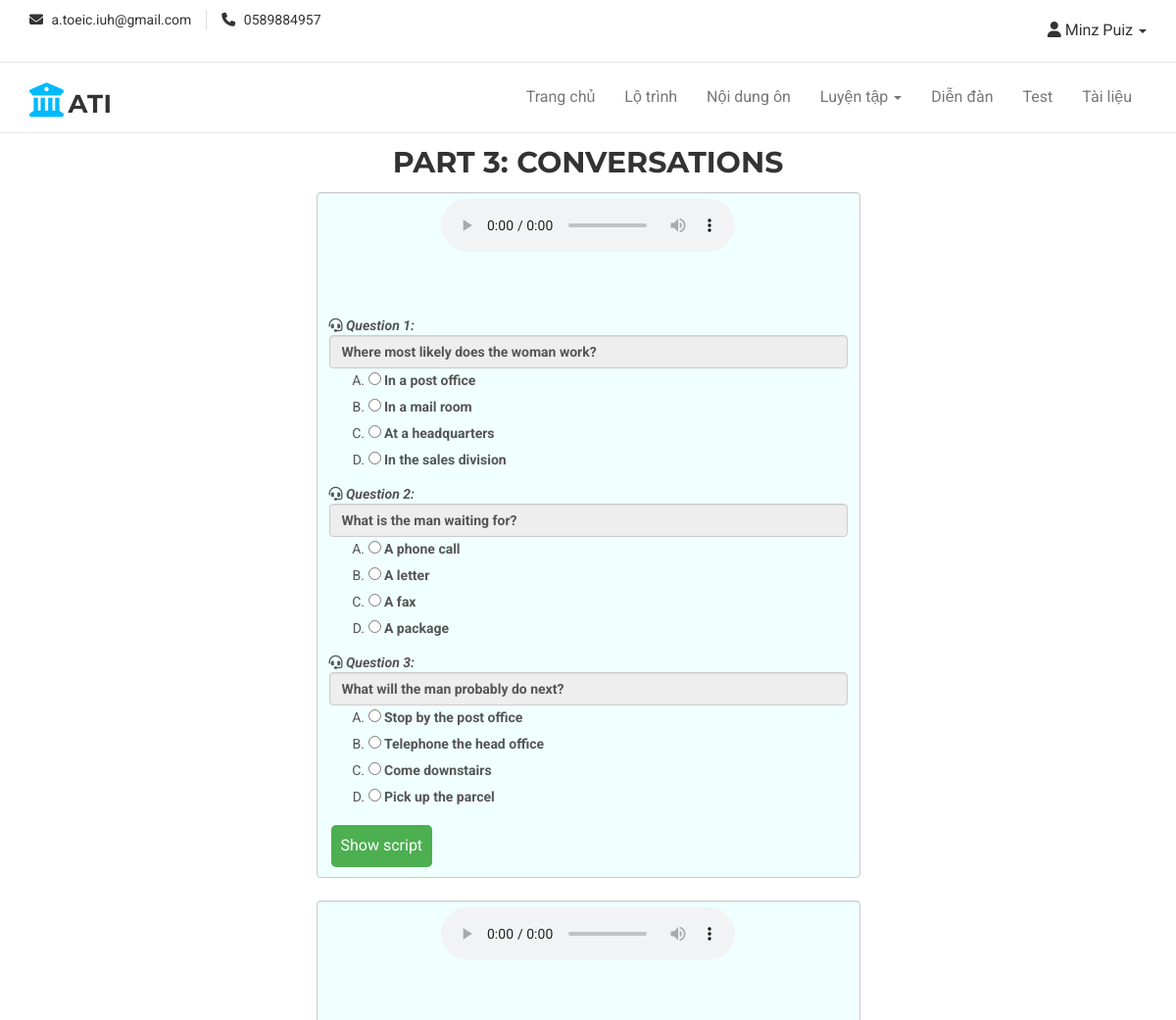
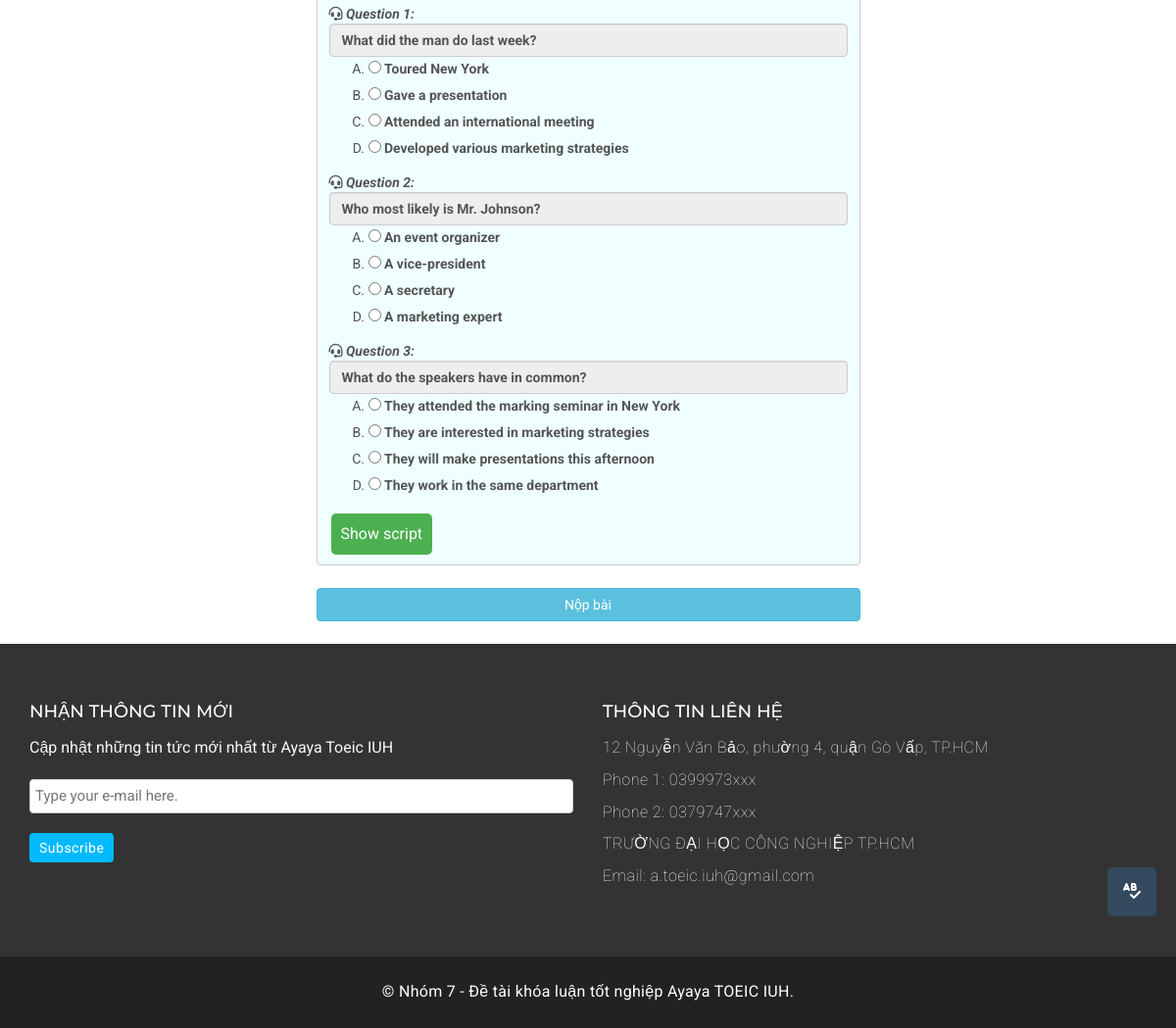
Screenshot of /view/Test1_L3.php (signed in) with the database file from the repository (2 pictures, top to bottom).
### tables this page shows
CREATE TABLE `doanvan` (
  `MaDV` varchar(10) NOT NULL,
  `MaPartDV` varchar(10) DEFAULT NULL,
  `NoidungDV` varchar(3000) DEFAULT NULL,
  `hinhanh` varchar(255) DEFAULT NULL
);

CREATE TABLE `noidungon` (
  `MaCH` bigint(20) NOT NULL,
  `MaPart` varchar(10) NOT NULL,
  `Cauhoi` longtext NOT NULL,
  `DapanA` varchar(200) NOT NULL,
  `DapanB` varchar(200) NOT NULL,
  `DapanC` varchar(200) NOT NULL,
  `DapanD` varchar(200) NOT NULL,
  `DapanDung` varchar(200) NOT NULL,
  `MaDV` varchar(10) DEFAULT NULL,
  `Hinh` varchar(256) DEFAULT NULL,
  `script` text DEFAULT NULL,
  `route_level` int(10) DEFAULT NULL
);

### model/mch.php (called while the page is built, shortened)
<?php
    class mCH
    {
        function loadingl3($madv)
        {
            $conn=mysqli_connect('localhost','ayayatoe','tP94l7nyXH(9#B','ayayatoe_toeic');
		    mysqli_set_charset($conn ,'utf8');
            if($conn)
            {
                $sql = "select * from noidungon where MaPart = 'L3' and MaDV = '$madv'";
                $qr = mysqli_query($conn,$sql);
                return $qr;
            }
            else
            {
                return false;
            }
        }
        function xuatNDDV_L3()
        {
            $conn=mysqli_connect('localhost','ayayatoe','tP94l7nyXH(9#B','ayayatoe_toeic');
		    mysqli_set_charset($conn ,'utf8');
            if($conn)
            {
                $sql = "select * from doanvan where MaPartDV = 'L3' ORDER BY RAND() LIMIT 2 ";
                $qr = mysqli_query($conn,$sql);
                return $qr;
            }
            else
            {
                return false;
            }
        }
        function script_L3($madv)
        {
            $conn=mysqli_connect('localhost','ayayatoe','tP94l7nyXH(9#B','ayayatoe_toeic');
		    mysqli_set_charset($conn ,'utf8');
            if($conn)
            {
                $sql = "select script, MaDV from noidungon where MaPart = 'L3' and MaDV = '$madv'";
                $qr = mysqli_query($conn,$sql);
                return $qr;
            }
            else
            {
                return false;
            }
        }
    }
?>

### controller/cch.php (called while the page is built, shortened)
<?php
    include('../model/mch.php');
    class cCH
    {
        function loadl3($madv)
        {
            $p= new mCH();
            $r = $p->loadingl3($madv);
            return $r;
        }
        function xuatDV_L3()
        {
            $p= new mCH();
            $r = $p->xuatNDDV_L3();
            return $r;
        }
        function xuat_script_L3($madv)
        {
            $p=new mCH();
            $r=$p->script_L3($madv);
            return $r;
        }
    }
?>

### view/Test1_L3.php (the view, shortened to what this page needs)
<?php
    include('header.php');
    if($_SESSION['vt']=='QTHT')
    {
        echo '<script>alert("Bạn không được cấp quyền này !")</script>';
        echo '<script>window.location.href="../Admin/index.php"</script>';
    }
    elseif($_SESSION['vt']=='QLTL')
    {
        echo '<script>alert("Bạn không được cấp quyền này !")</script>';
        echo '<script>window.location.href="index.php"</script>';
    }
    else
    {
        include('../controller/cch.php');
        $p=new cCH();
        $hien=$p->xuatDV_L3();
?>
<!DOCTYPE html>
<html lang="en">
<head>
    <link rel="stylesheet" href="../assets/css/practice/dictionary.css">
    <link rel="stylesheet" href="https://cdnjs.cloudflare.com/ajax/libs/font-awesome/6.3.0/css/all.min.css">
</head>
<body>
    <div class="container">
        <div id="myPopup">
        </div>
        <div class="row">
            <div class="col-md-3"></div>
            <div class="col-md-6">
                <form action="" method="post">
                    <h2 style="text-align: center; margin: 10px;">PART 3: CONVERSATIONS</h2>
                    <?php
                        if(mysqli_num_rows($hien)>0)
                        {
                            while($row=mysqli_fetch_assoc($hien))
                            {
                            $count = 1;
                            $xuat = $p->loadl3($row['MaDV']);
                    ?>      <div style="height: 100%; background-color: azure;" class="form-control">
                                <div style="text-align: center;" id="audximg">
                                    <audio controls src="../assets/audio/<?php echo $row['NoidungDV']; ?>" type="audio/mp3"></audio><br><br>
                                </div><br>
                                <?php
                                    while($cot=mysqli_fetch_assoc($xuat))
                                    {
                                ?>
                                       <i class="fa-solid fa-headset"></i> <b><i><?php echo 'Question'.' '.$count++.':'; ?></i></b>
                                       <b><input class="form-control" type="text" name="cauhoi" id="cauhoi" value="<?php echo $cot['Cauhoi']; ?>" readonly></b>
                                        <ol type="A">
                                            <li>
                                                <input type="radio" name="dapan_<?php echo $cot['MaCH']; ?>" id="dapan_<?php echo $cot['MaCH']; ?>" value="<?php echo $cot['DapanA']; ?>">
                                                <label for="dapan_<?php echo $cot['MaCH']; ?>"><?php echo $cot['DapanA']; ?></label>
                                            </li>
                                            <li>
                                                <input type="radio" name="dapan_<?php echo $cot['MaCH']; ?>" id="dapan_<?php echo $cot['MaCH']; ?>" value="<?php echo $cot['DapanB']; ?>">
                                                <label for="dapan_<?php echo $cot['MaCH']; ?>"><?php echo $cot['DapanB']; ?></label>
                                            </li>
                                            <li>
                                                <input type="radio" name="dapan_<?php echo $cot['MaCH']; ?>" id="dapan_<?php echo $cot['MaCH']; ?>" value="<?php echo $cot['DapanC']; ?>">
                                                <label for="dapan_<?php echo $cot['MaCH']; ?>"><?php echo $cot['DapanC']; ?></label>
                                            </li>
                                            <li>
                                                <input type="radio" name="dapan_<?php echo $cot['MaCH']; ?>" id="dapan_<?php echo $cot['MaCH']; ?>" value="<?php echo $cot['DapanD']; ?>">
                                                <label for="dapan_<?php echo $cot['MaCH']; ?>"><?php echo $cot['DapanD']; ?></label>
                                            </li>
                                        </ol>
                                <?php
                                    }
                                ?>
                                <?php
                                    $dude = $p->xuat_script_L3($row['MaDV']);
                                    while ($minz = mysqli_fetch_assoc($dude))
                                    {
                                        $id = 'modal-' . $minz['MaDV'];
                                        $madv = $minz['MaDV'];
                                ?>
                                <?php
                                    }
                                ?>
                                    <button type="button" class="my-button" data-toggle="modal" data-target="#<?php echo $id; ?>" data-id="<?php echo $madv; ?>">
                                        Show script
                                    </button>
                            </div><br>
                    <?php
                            }
                        }
                        else
                        {
                            echo 'Không có dữ liệu';
                        }
                    ?>
                    <button type="submit" name="gui" id="gui" class="btn btn-info btn-block">Nộp bài</button><br>
                    <button class="my-button-dictionary" type="button" class="btn btn-info" data-toggle="modal" data-target=".bd-example-modal-lg"><i class="fa-solid fa-spell-check fa-beat-fade"></i></button>
                </form>
            </div>
            <div class="col-md-3"></div>
        </div>
    </div>
<?php
    }
    include('footer.php');
?>
</body>
</html>

### assets/css/style.css (style rules this page uses)
body { background-color: #ffffff; font-family: "Roboto", sans-serif; color: #333333; font-size: 16px; overflow-x: hidden; }
h1, h2, h3, h4, h5, h6 { font-family: "Montserrat", sans-serif; }
h2 { font-size: 30px; font-weight: 700; line-height: 40px; margin: 0; }

### assets/css/practice/dictionary.css (style rules this page uses)
#myPopup, .my-button-dictionary { position: fixed; bottom: 110px; right: 18px; height: 50px; width: 50px; }

### view/Test1_L3.php (style rules this page uses)
.my-button { background-color: #4CAF50; border: none; color: white; padding: 10px; text-align: center; text-decoration: none; display: inline-block; font-size: 16px; margin: 4px 2px; cursor: pointer; border-radius: 5px; }
.my-button-dictionary { background-color: #34495e; color: white; border: none; padding: 10px; text-align: center; text-decoration: none; display: inline-block; margin: 4px 2px; cursor: pointer; border-radius: 5px; }

### rows the page displays
noidungon: cauhoi "Where most likely does the woman work?", DapanA "In a post office", DapanB "In a mail room", DapanC "At a headquarters", DapanD "In the sales division"
noidungon: cauhoi "What is the man waiting for?", DapanA "A phone call", DapanB "A letter", DapanC "A fax", DapanD "A package"
noidungon: cauhoi "What will the man probably do next?", DapanA "Stop by the post office", DapanB "Telephone the head office", DapanC "Come downstairs", DapanD "Pick up the parcel"
noidungon: cauhoi "What did the man do last week?", DapanA "Toured New York", DapanB "Gave a presentation", DapanC "Attended an international meeting", DapanD "Developed various marketing strategies"
noidungon: cauhoi "Who most likely is Mr. Johnson?", DapanA "An event organizer", DapanB "A vice-president", DapanC "A secretary", DapanD "A marketing expert"
noidungon: cauhoi "What do the speakers have in common?", DapanA "They attended the marking seminar in New York", DapanB "They are interested in marketing strategies", DapanC "They will make presentations this afternoon", DapanD "They work in the same department"

### other values shown
$r['TenUser'] "Minz Puiz"
